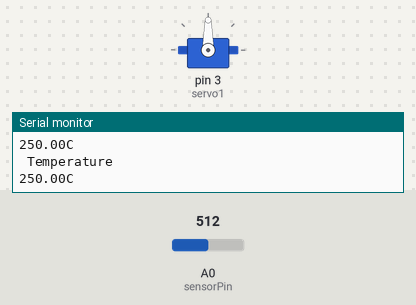
This sketch was run on a simulated Arduino Uno, built with avr-gcc and run on an emulated ATmega328P. Shown: servo, the last lines printed to the serial monitor. Inputs (shaded band) come from the test bench; at power-on: A0 (sensorPin) = 512.

Above: at 1.8 s.
1.9 s: A0 (sensorPin) set to 68
3.4 s: A0 (sensorPin) set to 56
At 5.2 s:
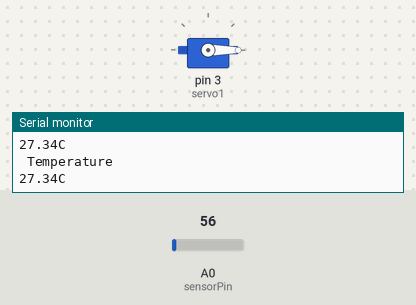
5.5 s: A0 (sensorPin) set to 122
At 6.8 s:
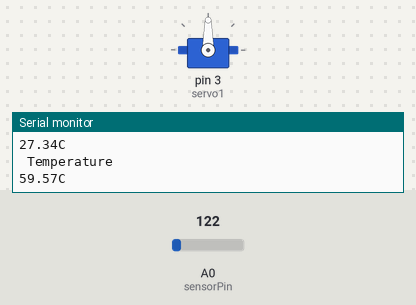
7.5 s: A0 (sensorPin) set to 20
At 8.4 s:
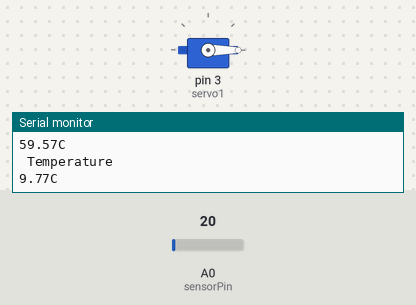
Timing chart, 0 to 10.5 s (numbered marks = the images above; inputs shaded):
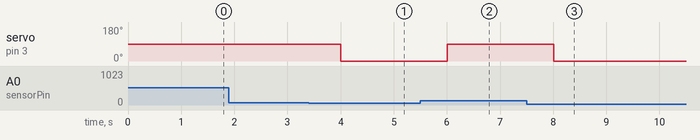

The sketch:

temperature_sensor_and_servo_motor1.ino
```cpp
#include <Servo.h>

Servo servo1;

int sensorPin=A0;
 float temperature;


void setup()
{
  Serial.begin(9600);
  servo1.attach(3);
}

void loop()
{
  int reading = analogRead(sensorPin);

 temperature=(reading*5.0)/1024.0*100.0;


 Serial.println(" Temperature");
 Serial.print(temperature);
 Serial.println("C");

    if (temperature > 30)
    {
      servo1.write(90);

    }
    else
    {
      servo1.write(0);

    }
  delay(1000);
}
```

Measured:
- the behaviour switches between 62 and 61 on A0 (sensorPin) (found by bisection; images 0 and 1)
- after the input at 3.4 s, servo on pin 3 (servo1): 90° → 0° after 0.60 s
- after the input at 5.5 s, servo on pin 3 (servo1): 0° → 90° after 0.51 s
- after the input at 7.5 s, servo on pin 3 (servo1): 90° → 0° after 0.51 s
